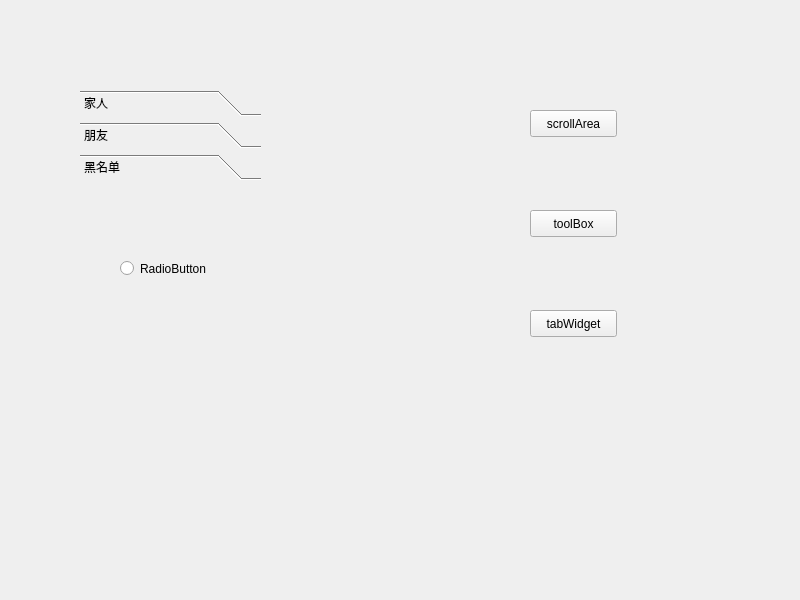
<?xml version="1.0" encoding="UTF-8"?>
<ui version="4.0">
 <class>Widget</class>
 <widget class="QWidget" name="Widget">
  <property name="geometry">
   <rect>
    <x>0</x>
    <y>0</y>
    <width>800</width>
    <height>600</height>
   </rect>
  </property>
  <property name="windowTitle">
   <string>Widget</string>
  </property>
  <widget class="QStackedWidget" name="stackedWidget">
   <property name="geometry">
    <rect>
     <x>50</x>
     <y>60</y>
     <width>361</width>
     <height>451</height>
    </rect>
   </property>
   <property name="currentIndex">
    <number>2</number>
   </property>
   <widget class="QWidget" name="page_4">
    <widget class="QScrollArea" name="scrollArea">
     <property name="geometry">
      <rect>
       <x>30</x>
       <y>30</y>
       <width>141</width>
       <height>401</height>
      </rect>
     </property>
     <property name="widgetResizable">
      <bool>true</bool>
     </property>
     <widget class="QWidget" name="scrollAreaWidgetContents_2">
      <property name="geometry">
       <rect>
        <x>0</x>
        <y>0</y>
        <width>125</width>
        <height>507</height>
       </rect>
      </property>
      <layout class="QVBoxLayout" name="verticalLayout">
       <item>
        <widget class="QPushButton" name="pushButton">
         <property name="text">
          <string>PushButton</string>
         </property>
        </widget>
       </item>
       <item>
        <widget class="QPushButton" name="pushButton_2">
         <property name="text">
          <string>PushButton</string>
         </property>
        </widget>
       </item>
       <item>
        <widget class="QPushButton" name="pushButton_3">
         <property name="text">
          <string>PushButton</string>
         </property>
        </widget>
       </item>
       <item>
        <widget class="QPushButton" name="pushButton_4">
         <property name="text">
          <string>PushButton</string>
         </property>
        </widget>
       </item>
       <item>
        <widget class="QPushButton" name="pushButton_5">
         <property name="text">
          <string>PushButton</string>
         </property>
        </widget>
       </item>
       <item>
        <widget class="QPushButton" name="pushButton_6">
         <property name="text">
          <string>PushButton</string>
         </property>
        </widget>
       </item>
       <item>
        <widget class="QPushButton" name="pushButton_7">
         <property name="text">
          <string>PushButton</string>
         </property>
        </widget>
       </item>
       <item>
        <widget class="QPushButton" name="pushButton_9">
         <property name="text">
          <string>PushButton</string>
         </property>
        </widget>
       </item>
       <item>
        <widget class="QPushButton" name="pushButton_10">
         <property name="text">
          <string>PushButton</string>
         </property>
        </widget>
       </item>
       <item>
        <widget class="QPushButton" name="pushButton_11">
         <property name="text">
          <string>PushButton</string>
         </property>
        </widget>
       </item>
       <item>
        <widget class="QPushButton" name="pushButton_12">
         <property name="text">
          <string>PushButton</string>
         </property>
        </widget>
       </item>
       <item>
        <widget class="QPushButton" name="pushButton_13">
         <property name="text">
          <string>PushButton</string>
         </property>
        </widget>
       </item>
       <item>
        <widget class="QPushButton" name="pushButton_14">
         <property name="text">
          <string>PushButton</string>
         </property>
        </widget>
       </item>
       <item>
        <widget class="QPushButton" name="pushButton_15">
         <property name="text">
          <string>PushButton</string>
         </property>
        </widget>
       </item>
       <item>
        <widget class="QPushButton" name="pushButton_16">
         <property name="text">
          <string>PushButton</string>
         </property>
        </widget>
       </item>
      </layout>
     </widget>
    </widget>
   </widget>
   <widget class="QWidget" name="page_6">
    <widget class="QTabWidget" name="tabWidget">
     <property name="geometry">
      <rect>
       <x>50</x>
       <y>60</y>
       <width>181</width>
       <height>341</height>
      </rect>
     </property>
     <property name="currentIndex">
      <number>2</number>
     </property>
     <widget class="QWidget" name="tab">
      <attribute name="title">
       <string>百度</string>
      </attribute>
     </widget>
     <widget class="QWidget" name="tab_2">
      <attribute name="title">
       <string>谷歌</string>
      </attribute>
     </widget>
     <widget class="QWidget" name="tab_3">
      <attribute name="title">
       <string>字节</string>
      </attribute>
     </widget>
    </widget>
   </widget>
   <widget class="QWidget" name="page_5">
    <widget class="QToolBox" name="toolBox">
     <property name="geometry">
      <rect>
       <x>30</x>
       <y>30</y>
       <width>181</width>
       <height>371</height>
      </rect>
     </property>
     <property name="currentIndex">
      <number>2</number>
     </property>
     <widget class="QWidget" name="page">
      <property name="geometry">
       <rect>
        <x>0</x>
        <y>0</y>
        <width>181</width>
        <height>269</height>
       </rect>
      </property>
      <attribute name="label">
       <string>家人</string>
      </attribute>
      <widget class="QPushButton" name="pushButton_8">
       <property name="geometry">
        <rect>
         <x>40</x>
         <y>30</y>
         <width>87</width>
         <height>27</height>
        </rect>
       </property>
       <property name="text">
        <string>PushButton</string>
       </property>
      </widget>
     </widget>
     <widget class="QWidget" name="page_2">
      <property name="geometry">
       <rect>
        <x>0</x>
        <y>0</y>
        <width>181</width>
        <height>269</height>
       </rect>
      </property>
      <attribute name="label">
       <string>朋友</string>
      </attribute>
      <widget class="QToolButton" name="toolButton">
       <property name="geometry">
        <rect>
         <x>70</x>
         <y>50</y>
         <width>26</width>
         <height>26</height>
        </rect>
       </property>
       <property name="text">
        <string>...</string>
       </property>
      </widget>
     </widget>
     <widget class="QWidget" name="page_3">
      <attribute name="label">
       <string>黑名单</string>
      </attribute>
      <widget class="QRadioButton" name="radioButton">
       <property name="geometry">
        <rect>
         <x>40</x>
         <y>70</y>
         <width>109</width>
         <height>25</height>
        </rect>
       </property>
       <property name="text">
        <string>RadioButton</string>
       </property>
      </widget>
     </widget>
    </widget>
   </widget>
  </widget>
  <widget class="QPushButton" name="btn_scrollArea">
   <property name="geometry">
    <rect>
     <x>530</x>
     <y>110</y>
     <width>87</width>
     <height>27</height>
    </rect>
   </property>
   <property name="text">
    <string>scrollArea</string>
   </property>
  </widget>
  <widget class="QPushButton" name="btn_toolBox">
   <property name="geometry">
    <rect>
     <x>530</x>
     <y>210</y>
     <width>87</width>
     <height>27</height>
    </rect>
   </property>
   <property name="text">
    <string>toolBox</string>
   </property>
  </widget>
  <widget class="QPushButton" name="btn_tabWidget">
   <property name="geometry">
    <rect>
     <x>530</x>
     <y>310</y>
     <width>87</width>
     <height>27</height>
    </rect>
   </property>
   <property name="text">
    <string>tabWidget</string>
   </property>
  </widget>
 </widget>
 <resources/>
 <connections/>
</ui>
